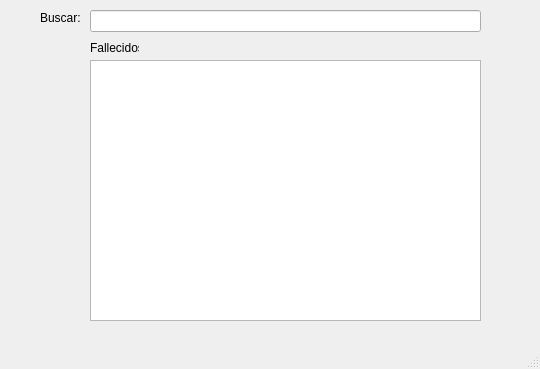
<?xml version="1.0" encoding="UTF-8"?>
<ui version="4.0">
 <class>SearchDeceased</class>
 <widget class="QMainWindow" name="SearchDeceased">
  <property name="geometry">
   <rect>
    <x>0</x>
    <y>0</y>
    <width>540</width>
    <height>369</height>
   </rect>
  </property>
  <property name="windowTitle">
   <string>Búsqueda de fallecido</string>
  </property>
  <widget class="QWidget" name="centralwidget">
   <widget class="QLineEdit" name="lineEdit">
    <property name="geometry">
     <rect>
      <x>90</x>
      <y>10</y>
      <width>391</width>
      <height>22</height>
     </rect>
    </property>
   </widget>
   <widget class="QLabel" name="label">
    <property name="geometry">
     <rect>
      <x>40</x>
      <y>10</y>
      <width>49</width>
      <height>16</height>
     </rect>
    </property>
    <property name="text">
     <string>Buscar: </string>
    </property>
   </widget>
   <widget class="QLabel" name="label_2">
    <property name="geometry">
     <rect>
      <x>90</x>
      <y>40</y>
      <width>49</width>
      <height>16</height>
     </rect>
    </property>
    <property name="text">
     <string>Fallecidos:</string>
    </property>
   </widget>
   <widget class="QListWidget" name="listWidget">
    <property name="geometry">
     <rect>
      <x>90</x>
      <y>60</y>
      <width>391</width>
      <height>261</height>
     </rect>
    </property>
   </widget>
  </widget>
  <widget class="QMenuBar" name="menubar">
   <property name="geometry">
    <rect>
     <x>0</x>
     <y>0</y>
     <width>540</width>
     <height>22</height>
    </rect>
   </property>
  </widget>
  <widget class="QStatusBar" name="statusbar"/>
 </widget>
 <resources/>
 <connections/>
</ui>
